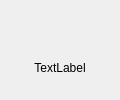
<?xml version="1.0" encoding="UTF-8"?>
<ui version="4.0">
 <class>BlockInfoWidget</class>
 <widget class="QWidget" name="BlockInfoWidget">
  <property name="geometry">
   <rect>
    <x>0</x>
    <y>0</y>
    <width>120</width>
    <height>100</height>
   </rect>
  </property>
  <property name="minimumSize">
   <size>
    <width>120</width>
    <height>100</height>
   </size>
  </property>
  <property name="maximumSize">
   <size>
    <width>120</width>
    <height>100</height>
   </size>
  </property>
  <property name="windowTitle">
   <string>BlockInfoWidget</string>
  </property>
  <layout class="QVBoxLayout" name="verticalLayout_3" stretch="1,2">
   <property name="spacing">
    <number>3</number>
   </property>
   <property name="leftMargin">
    <number>1</number>
   </property>
   <property name="topMargin">
    <number>1</number>
   </property>
   <property name="rightMargin">
    <number>1</number>
   </property>
   <property name="bottomMargin">
    <number>1</number>
   </property>
   <item>
    <widget class="ClickWidget" name="widget" native="true">
     <layout class="QVBoxLayout" name="verticalLayout">
      <property name="leftMargin">
       <number>0</number>
      </property>
      <property name="topMargin">
       <number>0</number>
      </property>
      <property name="rightMargin">
       <number>0</number>
      </property>
      <property name="bottomMargin">
       <number>0</number>
      </property>
      <item>
       <widget class="QLabel" name="label_icon">
        <property name="text">
         <string/>
        </property>
        <property name="pixmap">
         <pixmap resource="../../../themes/green/green.qrc">:/images/XML.png</pixmap>
        </property>
        <property name="scaledContents">
         <bool>false</bool>
        </property>
        <property name="alignment">
         <set>Qt::AlignCenter</set>
        </property>
        <property name="wordWrap">
         <bool>false</bool>
        </property>
       </widget>
      </item>
     </layout>
    </widget>
   </item>
   <item>
    <widget class="ClickWidget" name="widget_2" native="true">
     <layout class="QVBoxLayout" name="verticalLayout_2">
      <property name="leftMargin">
       <number>0</number>
      </property>
      <property name="topMargin">
       <number>0</number>
      </property>
      <property name="rightMargin">
       <number>0</number>
      </property>
      <property name="bottomMargin">
       <number>0</number>
      </property>
      <item>
       <widget class="QLabel" name="label_filename">
        <property name="text">
         <string>TextLabel</string>
        </property>
        <property name="alignment">
         <set>Qt::AlignCenter</set>
        </property>
        <property name="wordWrap">
         <bool>true</bool>
        </property>
       </widget>
      </item>
     </layout>
    </widget>
   </item>
  </layout>
 </widget>
 <layoutdefault spacing="6" margin="11"/>
 <customwidgets>
  <customwidget>
   <class>ClickWidget</class>
   <extends>QWidget</extends>
   <header location="global">clickwidget.h</header>
   <container>1</container>
  </customwidget>
 </customwidgets>
 <resources>
  <include location="../../../themes/green/green.qrc"/>
 </resources>
 <connections/>
</ui>
